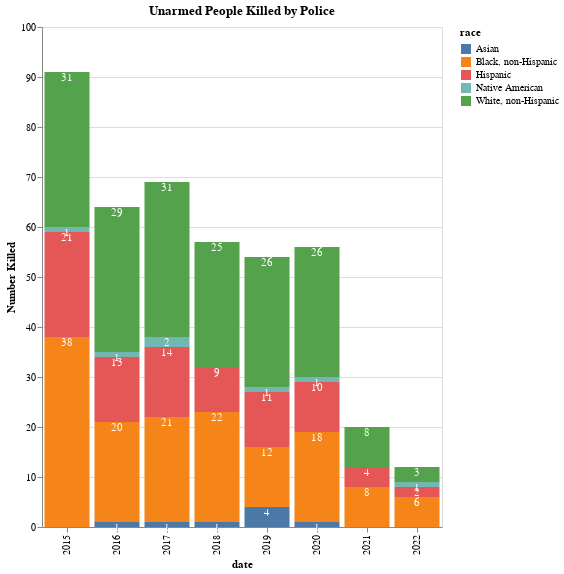

Source (notebook cell):
### Code cell
# stacked bar chart - how to make not stacked?
bars = alt.Chart(kyearly).mark_bar().encode(
    x='date:O',
    y=alt.Y('Number Killed:Q', stack='zero'),
    color=alt.Color("race"),
    order=alt.Order('color_Category_sort_index:Q'),
).properties(
    title="Unarmed People Killed by Police",
    width=400,
    height=500
)  # .interactive()

bars

text = alt.Chart(kyearly).mark_text(dx=0, dy=6, color='white').encode(
    x='date:O',
    y=alt.Y('Number Killed:Q', stack='zero'),
    detail='race:N',
    # , format='.1f') # format is how the numbers are formatted eg .1f is one number after the  decimal point
    text=alt.Text('Number Killed:Q'),
    order=alt.Order('color_Category_sort_index:Q'),
)


bars + text

# why is it not lined up? because it was actually out of order -  required ordering  - why?  https://stackoverflow.com/questions/66453074/stacked-text-in-a-stacked-bar-chart-using-altair-mark-text

### Figure 1 — Vega-Lite specification as saved in the notebook (floating-point values rounded to 4 significant figures)
{"config": {"view": {"continuousWidth": 400, "continuousHeight": 300}}, "layer": [{"mark": "bar", "encoding": {"color": {"field": "race", "type": "nominal"}, "order": {"field": "color_Category_sort_index", "type": "quantitative"}, "x": {"field": "date", "type": "ordinal"}, "y": {"field": "Number Killed", "stack": "zero", "type": "quantitative"}}, "height": 500, "title": "Unarmed People Killed by Police", "width": 400}, {"mark": {"type": "text", "color": "white", "dx": 0, "dy": 6}, "encoding": {"detail": {"field": "race", "type": "nominal"}, "order": {"field": "color_Category_sort_index", "type": "quantitative"}, "text": {"field": "Number Killed", "type": "quantitative"}, "x": {"field": "date", "type": "ordinal"}, "y": {"field": "Number Killed", "stack": "zero", "type": "quantitative"}}}], "data": {"name": "data-afda74a5b58e32734fffc143d347ff59"}, "$schema": "https://vega.github.io/schema/vega-lite/v4.17.0.json", "datasets": {"data-afda74a5b58e32734fffc143d347ff59": [{"date": 2015, "race": "Black, non-Hispanic", "Number Killed": 38}, {"date": 2015, "race": "Hispanic", "Number Killed": 21}, {"date": 2015, "race": "Native American", "Number Killed": 1}, {"date": 2015, "race": "White, non-Hispanic", "Number Killed": 31}, {"date": 2016, "race": "Asian", "Number Killed": 1}, {"date": 2016, "race": "Black, non-Hispanic", "Number Killed": 20}, {"date": 2016, "race": "Hispanic", "Number Killed": 13}, {"date": 2016, "race": "Native American", "Number Killed": 1}, {"date": 2016, "race": "White, non-Hispanic", "Number Killed": 29}, {"date": 2017, "race": "Asian", "Number Killed": 1}, {"date": 2017, "race": "Black, non-Hispanic", "Number Killed": 21}, {"date": 2017, "race": "Hispanic", "Number Killed": 14}, {"date": 2017, "race": "Native American", "Number Killed": 2}, {"date": 2017, "race": "White, non-Hispanic", "Number Killed": 31}, {"date": 2018, "race": "Asian", "Number Killed": 1}, {"date": 2018, "race": "Black, non-Hispanic", "Number Killed": 22}, {"date": 2018, "race": "Hispanic", "Number Killed": 9}, {"date": 2018, "race": "White, non-Hispanic", "Number Killed": 25}, {"date": 2019, "race": "Asian", "Number Killed": 4}, {"date": 2019, "race": "Black, non-Hispanic", "Number Killed": 12}, {"date": 2019, "race": "Hispanic", "Number Killed": 11}, {"date": 2019, "race": "Native American", "Number Killed": 1}, {"date": 2019, "race": "White, non-Hispanic", "Number Killed": 26}, {"date": 2020, "race": "Asian", "Number Killed": 1}, {"date": 2020, "race": "Black, non-Hispanic", "Number Killed": 18}, {"date": 2020, "race": "Hispanic", "Number Killed": 10}, {"date": 2020, "race": "Native American", "Number Killed": 1}, {"date": 2020, "race": "White, non-Hispanic", "Number Killed": 26}, {"date": 2021, "race": "Black, non-Hispanic", "Number Killed": 8}, {"date": 2021, "race": "Hispanic", "Number Killed": 4}, {"date": 2021, "race": "White, non-Hispanic", "Number Killed": 8}, {"date": 2022, "race": "Black, non-Hispanic", "Number Killed": 6}, {"date": 2022, "race": "Hispanic", "Number Killed": 2}, {"date": 2022, "race": "Native American", "Number Killed": 1}, {"date": 2022, "race": "White, non-Hispanic", "Number Killed": 3}]}}
